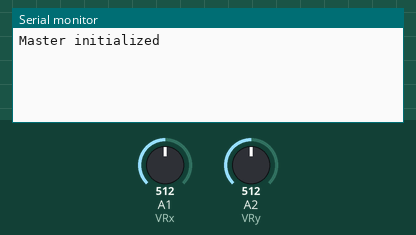
The program below on a simulated Arduino Nano, built with avr-gcc and run on an emulated ATmega328P. Parts: the last lines printed to the serial monitor. Inputs (shaded band) come from the test bench; at power-on: A1 (VRx) = 512, A2 (VRy) = 512.

Above: at 1.2 s.
1.3 s: A1 (VRx) set to 682
2.8 s: A1 (VRx) set to 719
At 3.8 s:
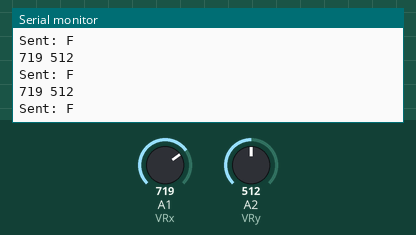
8.9 s: A1 (VRx) set to 991
At 9.9 s:
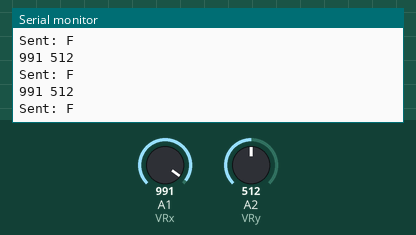
10.4 s: A1 (VRx) set to 1008
At 11.4 s:
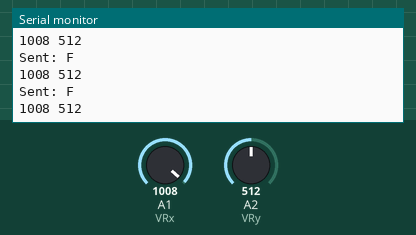
Timing chart, 0 to 12.9 s (numbered marks = the images above; inputs shaded):
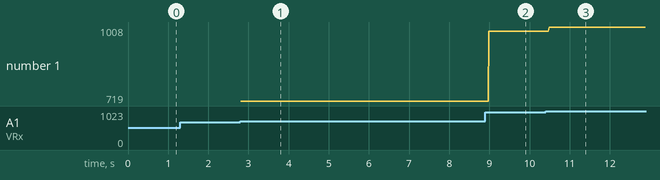

Measured:
- the behaviour switches between 700 and 701 on A1 (VRx) (found by bisection; images 0 and 1)
- the behaviour switches between 999 and 1000 on A1 (VRx) (found by bisection; images 2 and 3)
- after the input at 2.8 s, the serial monitor: prints a new line at once (image 1)
- after the input at 8.9 s, the serial monitor: prints a new line after 0.09 s (image 2)
- after the input at 10.4 s, the serial monitor: prints a new line after 0.09 s (image 3)
- plotted number 1: 719 → 991 after the input at 8.9 s, 991 → 1008 after the input at 10.4 s

The program:

main.cpp
```cpp
#include <Arduino.h>
#include <SoftwareSerial.h>
#define BT_RX 2
#define BT_TX 3
#define VRx A1
#define VRy A2

SoftwareSerial masterSerial(BT_RX, BT_TX);

void setup() {
  Serial.begin(9600);           // Serial monitor communication
  Serial.println("Master initialized");
  masterSerial.begin(9600);     // Communication with the HC-05 module
  pinMode(VRx, INPUT);
  pinMode(VRy, INPUT);

}

const int xCenter = 500;
const int yCenter = 500;
const int threshold = 200;
void loop() {

  int xValue = analogRead(VRx);
  int yValue = analogRead(VRy);
  if (xValue < xCenter - threshold){
    masterSerial.write('B');
    Serial.println("Sent: B");
    Serial.print(xValue);
    Serial.print(" ");
    Serial.println(yValue);
  }
  if (xValue > xCenter + threshold ){
    masterSerial.write('F');
    Serial.println("Sent: F");
    Serial.print(xValue);
    Serial.print(" ");
    Serial.println(yValue);
  }
  if (yValue < yCenter - threshold){
    masterSerial.write('L');
    Serial.println("Sent: L");
    Serial.print(xValue);
    Serial.print(" ");
    Serial.println(yValue);
  }
  if (yValue > yCenter + threshold) {
    masterSerial.write('R');
    Serial.println("Sent: R");
    Serial.print(xValue);
    Serial.print(" ");
    Serial.println(yValue);
  }

}
```
